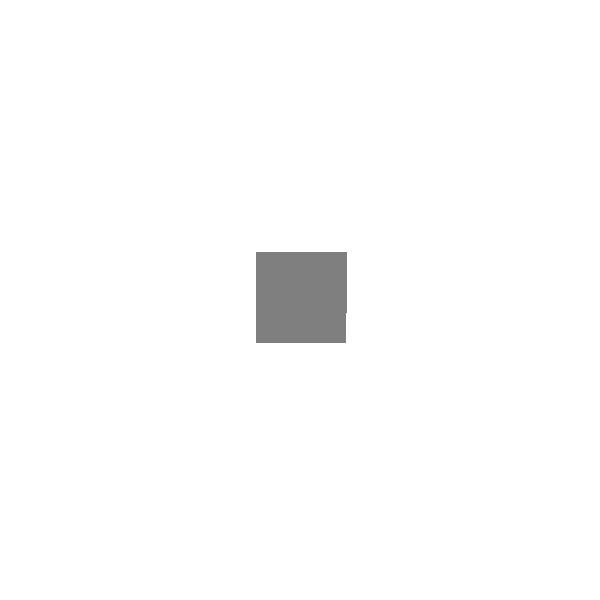
Frame 1 (no input)
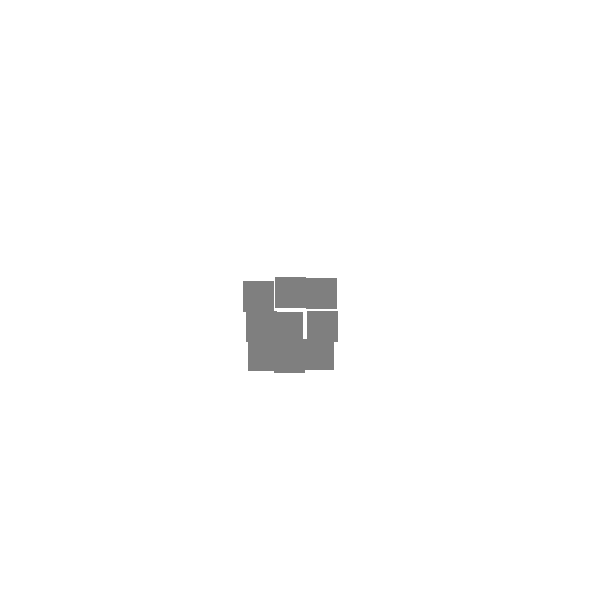
Frame 60 (the mouse pressed at the canvas centre just before this capture)
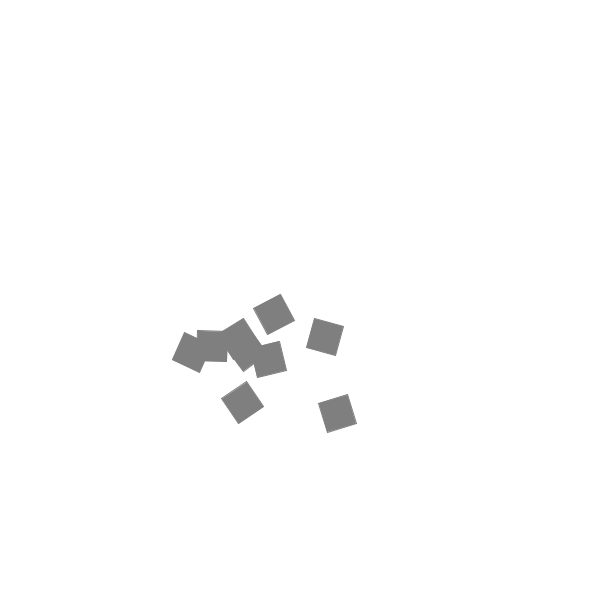
Frame 120 (the mouse held since frame 60 and released just before this capture)

The Processing sketch that drew these frames (run headless with seeded random() and noise(); from frame 60 on, the mouse is pressed at the canvas centre):

// Processing sketch: sketch_4_6_Exploding_Object
// ── sketch_4_6_Exploding_Object.pde
Object object;

void setup() {
  size(600, 600);
  object = new Object();
}

void draw() {
  background(255);
  object.run();
}
// ── Object.pde
class Object {
  int countdown = 100;
  ArrayList<Piece> pieces = new ArrayList<Piece>();
  
  /*
  Set up 3x3 grid of squares
  Make it vibrate and then break apart
  */
  Object() {
    float centerX = width / 2;
    float centerY = height / 2;
    for (float row = -1.5; row <= .5; row++) {
      for (float col = -1.5; col <= .5; col++) {
        println("row: " + row + "\tcol: " + col);        
        float x = centerX + (Piece.SIDE * row);
        float y = centerY + (Piece.SIDE * col);
        pieces.add(new Piece(new PVector(x, y)));
      }
    }
  }
  
  void update() {
    if (countdown > 0) {
      countdown -= 1;
      vibrate();
      return; 
    } 
    
    if (countdown == 0) {
      explode();
    }
    for (Piece piece: pieces) {
      piece.update();
    }
  }
  
  void display() {
    for (Piece piece: pieces) {
      piece.display();
    }
  }
  
  void explode() {
    for (Piece piece: pieces) {
      piece.applyForce(new PVector(random(-2, 2), random(-2, 2)));
      piece.applyRotation(random(-radians(20), radians(20)));
    }    
    countdown = -1;    
  }
  
  void vibrate() {
    float x = random(-5, 5);
    float y = random(-5, 5);
    for (Piece piece: pieces) {
      piece.location.x += x + random(-.5, .5);
      piece.location.y += y + random(-.5, .5);
    }
  }
  
  void run() {
    update();
    display();
  }
}
// ── Piece.pde
class Piece {
  static final int SIDE = 30;
  
  PVector location;
  PVector velocity;
  float rotation = 0;
  float theta = 0; 
  
  Piece(PVector l) {
    location = l;
    velocity = new PVector();
  }
  
  void applyForce(PVector force) {
    velocity.add(force);
  }
  
  void applyRotation(float radians) {
    theta = radians; 
  }
  
  void update() {
    location.add(velocity);    
    rotation += theta;
  }
  
  void display() {
    pushMatrix();
    translate(location.x, location.y);
    rotate(rotation);
    stroke(127);
    fill(127);
    rect(0, 0, Piece.SIDE, Piece.SIDE);    
    popMatrix();
  }
}
